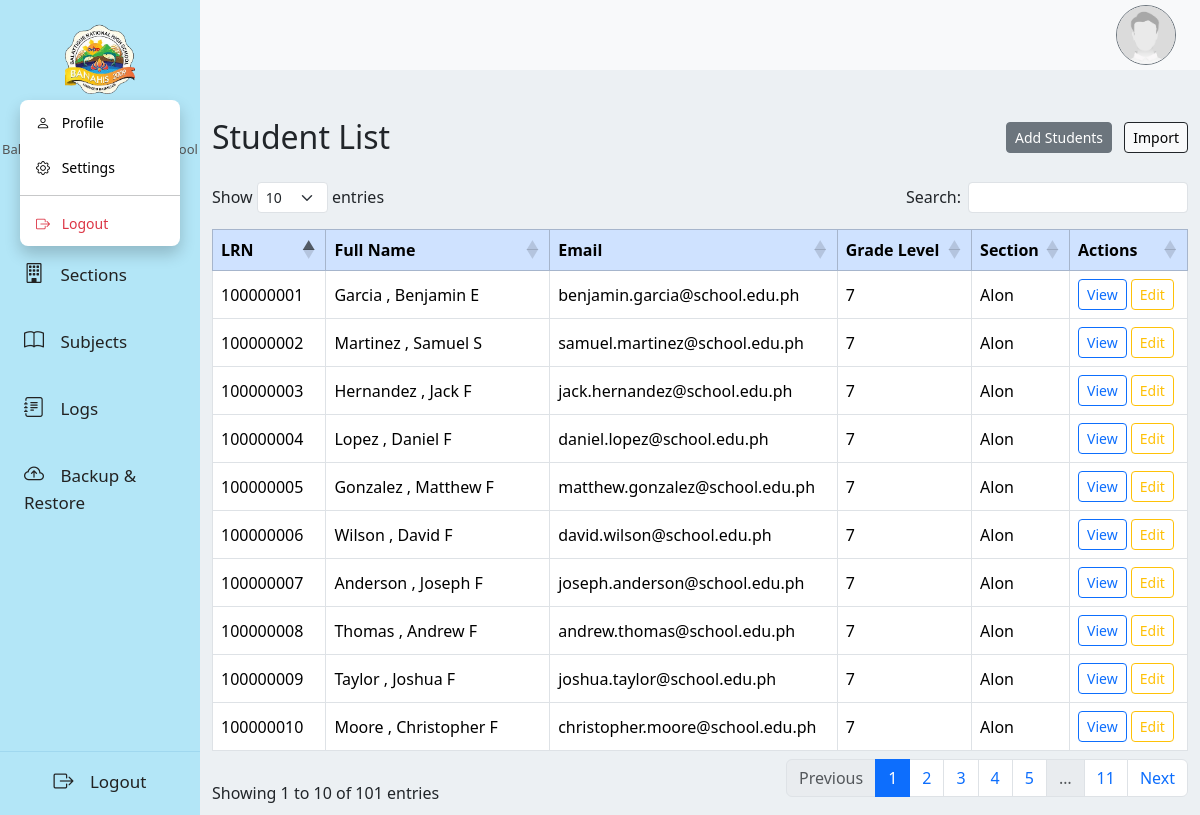
/administration/studentlist.php (signed in), run on the app's committed database.
### tables this page shows
CREATE TABLE `student` (
  `StudentID` int(11) NOT NULL,
  `userID` int(11) NOT NULL,
  `LRN` varchar(20) DEFAULT NULL,
  `FirstName` varchar(50) DEFAULT NULL,
  `LastName` varchar(50) DEFAULT NULL,
  `Middlename` varchar(250) NOT NULL,
  `surfix` varchar(250) NOT NULL,
  `Sex` varchar(250) NOT NULL,
  `Birthdate` date DEFAULT NULL,
  `Address` text DEFAULT NULL,
  `contactNumber` varchar(250) NOT NULL,
  `parentname` varchar(250) NOT NULL,
  `ParentsContact` varchar(100) DEFAULT NULL,
  `CivilStatus` varchar(20) DEFAULT NULL,
  `Religion` varchar(50) DEFAULT NULL
);

CREATE TABLE `user` (
  `UserID` int(11) NOT NULL,
  `Email` varchar(100) NOT NULL,
  `Password` varchar(255) NOT NULL,
  `Role` varchar(50) NOT NULL,
  `CreatedAt` timestamp NOT NULL DEFAULT current_timestamp()
);

CREATE TABLE `section` (
  `SectionID` int(11) NOT NULL,
  `GradeLevel` tinyint(4) NOT NULL,
  `SectionName` varchar(20) NOT NULL,
  `AdviserID` int(11) DEFAULT NULL
);

### administration/studentlist.php (the view, shortened to what this page needs)
<?php
include __DIR__ . '/../config.php';
?>
<!DOCTYPE html>
<html lang="en">
<head>
  <link href="https://cdn.jsdelivr.net/npm/bootstrap@5.3.0/dist/css/bootstrap.min.css" rel="stylesheet">
  <link href="https://cdn.datatables.net/1.13.6/css/dataTables.bootstrap5.min.css" rel="stylesheet">
  <link href="https://cdn.datatables.net/buttons/2.4.2/css/buttons.dataTables.min.css" rel="stylesheet">
</head>
<body>
  <?php include __DIR__ . '/../navs/headNav.php'; ?>
  <div class="container mt-5">
    <div class="d-flex justify-content-between align-items-center mb-3">
      <h2 class="mb-0">Student List</h2>
      <div>
        <button class="btn btn-secondary btn-sm" data-bs-toggle="modal" data-bs-target="#addModal">
          Add Students
        </button>
        <button class="btn btn-light border-dark btn-sm ms-2" data-bs-toggle="modal" data-bs-target="#importModal">
          Import
        </button>
      </div>
    </div>
    <div class="table-responsive">
      <table id="studentTable" class="table table-bordered table-hover align-middle">
        <thead class="table-primary">
          <tr>
            <th>LRN</th>
            <th>Full Name</th>
            <th>Email</th>
            <th>Grade Level</th>
            <th>Section</th>
            <th>Actions</th>
          </tr>
        </thead>
        <tbody>
          <?php
          $sql = "
            SELECT
              s.StudentID,
              s.LRN,
              CONCAT_WS(' ',s.LastName,',', s.FirstName, s.MiddleName ) AS FullName,
              u.Email,
              sec.GradeLevel,
              sec.SectionName
            FROM student AS s
            JOIN `user` AS u ON u.UserID = s.userID
            JOIN section_enrollment AS se ON se.StudentID = s.StudentID AND se.status = 'active'
            JOIN section AS sec ON sec.SectionID = se.SectionID
            ORDER BY s.LastName, s.FirstName
          ";
          $res = $conn->query($sql);
          if ($res && $res->num_rows):
            while ($row = $res->fetch_assoc()):
          ?>
            <tr>
              <td><?= htmlspecialchars($row['LRN']) ?></td>
              <td><?= htmlspecialchars($row['FullName']) ?></td>
              <td><?= htmlspecialchars($row['Email']) ?></td>
              <td><?= htmlspecialchars($row['GradeLevel']) ?></td>
              <td><?= htmlspecialchars($row['SectionName']) ?></td>
              <td>
                <button class="btn btn-sm btn-outline-primary view-btn" data-id="<?= $row['StudentID'] ?>">View</button>
                <button class="btn btn-sm btn-outline-warning edit-btn" data-id="<?= $row['StudentID'] ?>">Edit</button>
              </td>
            </tr>
          <?php
            endwhile;
          else:
          ?>
            <tr>
              <td colspan="7" class="text-center">No students found.</td>
            </tr>
          <?php endif; ?>
        </tbody>
      </table>
    </div>
  </div>
</body>
</html>

### administration/studentlist.php (style rules this page uses)
#studentTable tbody tr { cursor: pointer; }

### navs/headNav.php (style rules this page uses)
body { background:rgb(236, 240, 243); margin-left: 200px !important; }

### data on the page
student: LRN "100000007", FullName "Anderson , Joseph F", userID.Email "joseph.anderson@school.edu.ph", section.GradeLevel "7", section.SectionName "Alon"
student: LRN "100000001", FullName "Garcia , Benjamin E", userID.Email "benjamin.garcia@school.edu.ph", section.GradeLevel "7", section.SectionName "Alon"
student: LRN "100000005", FullName "Gonzalez , Matthew F", userID.Email "matthew.gonzalez@school.edu.ph", section.GradeLevel "7", section.SectionName "Alon"
student: LRN "100000003", FullName "Hernandez , Jack F", userID.Email "jack.hernandez@school.edu.ph", section.GradeLevel "7", section.SectionName "Alon"
student: LRN "100000004", FullName "Lopez , Daniel F", userID.Email "daniel.lopez@school.edu.ph", section.GradeLevel "7", section.SectionName "Alon"
student: LRN "100000002", FullName "Martinez , Samuel S", userID.Email "samuel.martinez@school.edu.ph", section.GradeLevel "7", section.SectionName "Alon"
student: LRN "100000010", FullName "Moore , Christopher F", userID.Email "christopher.moore@school.edu.ph", section.GradeLevel "7", section.SectionName "Alon"
student: LRN "100000009", FullName "Taylor , Joshua F", userID.Email "joshua.taylor@school.edu.ph", section.GradeLevel "7", section.SectionName "Alon"
student: LRN "100000008", FullName "Thomas , Andrew F", userID.Email "andrew.thomas@school.edu.ph", section.GradeLevel "7", section.SectionName "Alon"
student: LRN "100000006", FullName "Wilson , David F", userID.Email "david.wilson@school.edu.ph", section.GradeLevel "7", section.SectionName "Alon"
